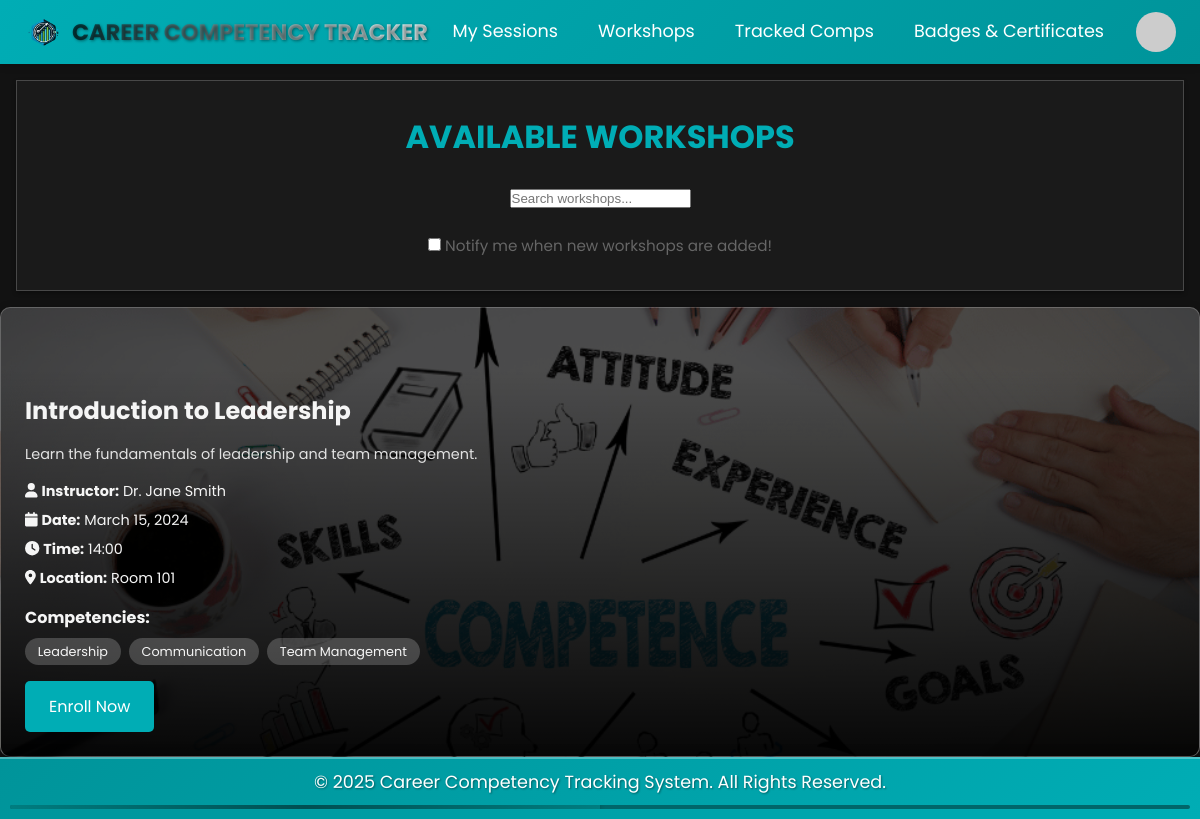
The page /workshops (signed in) on the database as committed earlier.
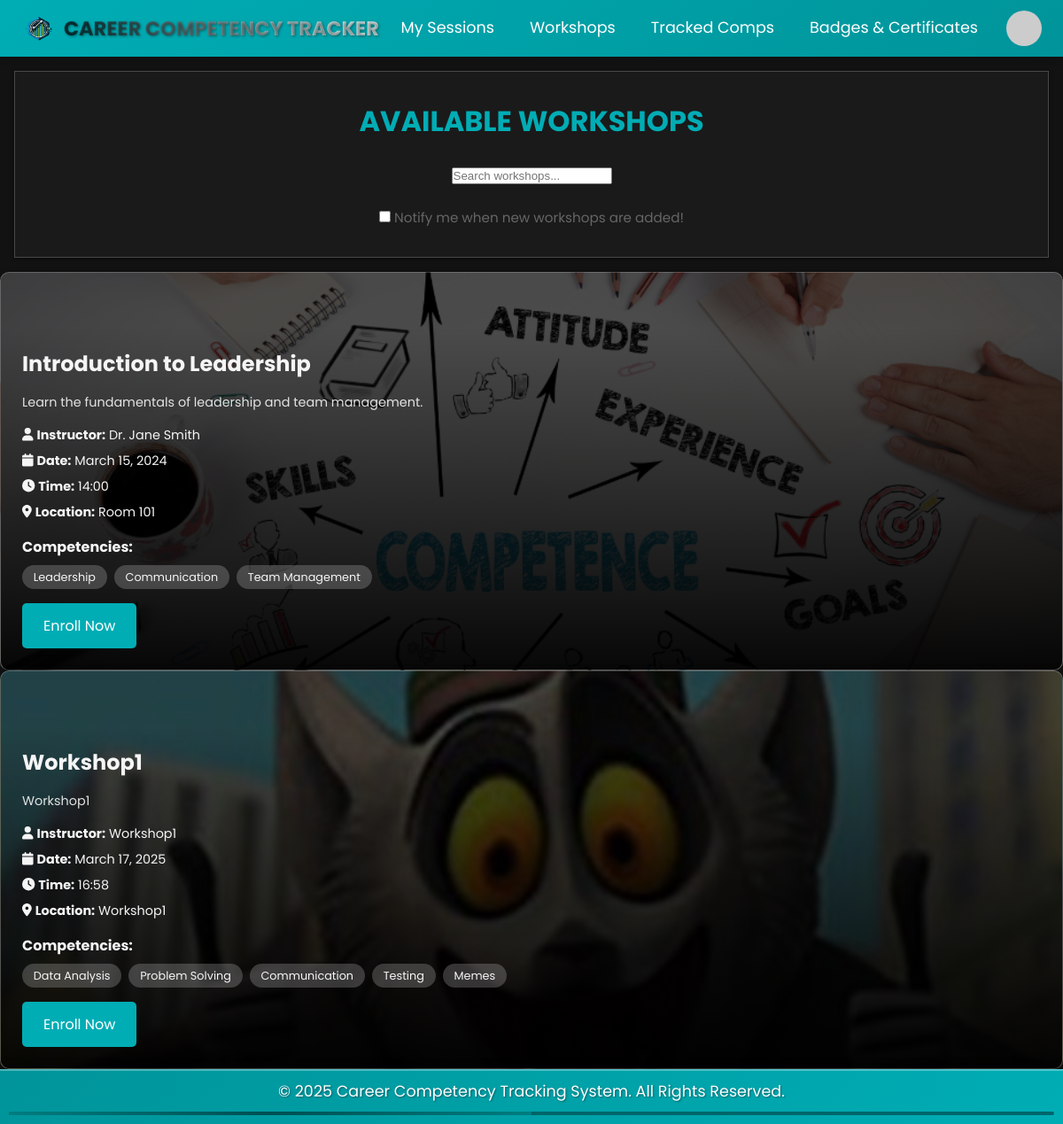
The same page on the database as committed later.
### App/models/workshop.py (models this page shows, shortened)
class Workshop(db.Model):
    __tablename__ = 'workshops'
    id = db.Column(db.Integer, primary_key=True)
    workshopID = db.Column(db.String(10), unique=True, nullable=False)
    workshopName = db.Column(db.String(100), nullable=False)
    workshopDescription = db.Column(db.Text)
    workshopDate = db.Column(db.Date, nullable=False)
    workshopTime = db.Column(db.String(10), nullable=False)
    instructor = db.Column(db.String(100))
    location = db.Column(db.String(100))
    image_path = db.Column(db.String(200))
    created_at = db.Column(db.DateTime, default=datetime.utcnow)
    _competencies = db.Column('competencies', db.JSON, default=list)
    enrollments = db.relationship('Enrollment', back_populates='workshop', lazy=True, cascade='all, delete-orphan')
    @property
    def competencies(self):
        try:
            if self._competencies is None:
                self._competencies = []
                flag_modified(self, '_competencies')
                db.session.add(self)
                db.session.commit()
            return self._competencies if isinstance(self._competencies, list) else []
        except Exception as e:
            print(f"Error accessing competencies: {str(e)}")
            return []

### App/views/dashboard.py (the view, shortened to what this page needs)
@dashboard_views.route('/workshops')
@login_required
def workshops():
    search_query = request.args.get('search', '').strip().lower()
    print("Accessing workshops route with search query:", search_query)
    try:
        all_workshops = Workshop.query.all()
        print(f"Retrieved {len(all_workshops)} workshops from database")
        for workshop in all_workshops:
            if workshop._competencies is None:
                workshop._competencies = []
                db.session.add(workshop)
        print(f"Returning {len(all_workshops)} workshops after filtering")
        if request.headers.get('X-Requested-With') == 'XMLHttpRequest':
            return render_template('Html/workshops_list.html',
                                workshops=all_workshops,
                                search_query=search_query)
        return render_template('Html/studentsAvailableWorkshops.html',
                             workshops=all_workshops,
                             search_query=search_query)
    except Exception as e:
        print(f"Error in workshops route: {str(e)}")
        import traceback
        print("Full traceback:")
        traceback.print_exc()
        db.session.rollback()
        flash('Error loading workshops. Please try again.', 'error')
        return redirect(url_for('dashboard_views.dashboard'))

### App/templates/Html/studentsAvailableWorkshops.html (shortened to what this page needs)
<!DOCTYPE html>
<html lang="en">
<head>
    <link rel="stylesheet" href="../../static/Css/navbar.css">
    <link rel="stylesheet" href="{{ url_for('static', filename='Css/navbar.css') }}">
    <link rel="stylesheet" href="../../static/Css/footer.css">
    <link rel="stylesheet" href="{{ url_for('static', filename='Css/footer.css') }}">
    <link rel="stylesheet" href="../../static/Css/loader.css">
    <link rel="stylesheet" href="{{ url_for('static', filename='Css/loader.css') }}">
    <link rel="stylesheet" href="{{ url_for('static', filename='Css/studentsAvailableWorkshops.css') }}">
    <link rel="stylesheet" href="../../static/Css/studentsAvailableWorkshops.css">
</head>
<body>
      <nav class="navbar">
        <a href="{{ url_for('dashboard_views.student_dashboard') }}" class="logo">
            <img src="../../static/Images/logo.png">
            <span class="site-title">Career Competency Tracker</span>
          </a>
        <div class="nav-items">
          <a href="{{ url_for('dashboard_views.student_dashboard') }}">My Sessions</a>
          <a href="{{ url_for('dashboard_views.workshops') }}">Workshops</a>
          <a href="{{ url_for('dashboard_views.student_dashboard') }}">Tracked Comps</a>
          <a href="{{ url_for('dashboard_views.student_dashboard') }}">Badges & Certificates</a>
          <div class="profile-dropdown" tabindex="0">
            <div class="profile-trigger">
              <img src="https://via.placeholder.com/40" alt="User Profile">
            </div>
          </div>
        </div>
      </nav>
    <section class="search-section">
        <h2>Available Workshops</h2>
        <div class="search-container">
            <input type="text"
                   id="workshop-search"
                   name="search"
                   placeholder="Search workshops..."
                   value="{{ search_query }}"
                   oninput="debounceSearch(this.value)">
        </div>
        <label class="notify-checkbox">
            <input type="checkbox"> Notify me when new workshops are added!
        </label>
    </section>
    <section class="workshops-container">
        {% for workshop in workshops %}
        <div class="workshop-card" {% if workshop.image_path %}style="background-image: linear-gradient(rgba(0, 0, 0, 0.7), rgba(0, 0, 0, 0.7)), url('{{ url_for('static', filename=workshop.image_path) }}');"{% endif %}>
            <div class="workshop-content">
                <h3>{{ workshop.workshopName }}</h3>
                <p class="workshop-description">{{ workshop.workshopDescription }}</p>
                <div class="workshop-details">
                    <p><i class="fas fa-user"></i> <strong>Instructor:</strong> {{ workshop.instructor }}</p>
                    <p><i class="fas fa-calendar"></i> <strong>Date:</strong> {{ workshop.workshopDate.strftime('%B %d, %Y') }}</p>
                    <p><i class="fas fa-clock"></i> <strong>Time:</strong> {{ workshop.workshopTime }}</p>
                    <p><i class="fas fa-location-dot"></i> <strong>Location:</strong> {{ workshop.location }}</p>
                </div>
                {% if workshop.competencies %}
                <div class="competencies">
                    <h4>Competencies:</h4>
                    <div class="tags">
                        {% for competency in workshop.competencies %}
                        <span class="tag">{{ competency }}</span>
                        {% endfor %}
                    </div>
                </div>
                {% endif %}
                <a href="{{ url_for('dashboard_views.enroll_workshop', workshop_id=workshop.id) }}" class="enroll-button">Enroll Now</a>
            </div>
        </div>
        {% endfor %}
    </section>
    <footer class="footer">
        <p>&copy; 2025 Career Competency Tracking System. All Rights Reserved.</p>
        <div class="loading-bar-container">
          <div class="loading-bar"></div>
        </div>
      </footer>
</body>
</html>

Rows that differ between the two databases and show on the page:
added Workshop: image_path (picture), workshopName "Workshop1", workshopDescription "Workshop1", instructor "Workshop1", workshopDate "March 17, 2025", workshopTime "16:58", location "Workshop1", competencies "Data Analysis" "Problem Solving" "Communication" "Testing" "Memes"
